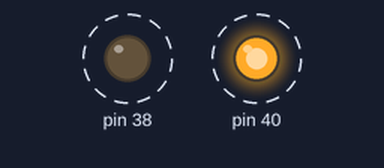
This program was run on a simulated Raspberry Pi (header pin numbers). Parts: output pins drawn as LEDs (lit = HIGH). Dashed ring = blinking.

Above: at 0.5 s.
Timing chart, 0 to 4.6 s (numbered marks = the images above):
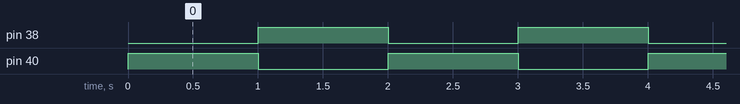

Measured:
- by itself, pin 38, pin 40: alternates HIGH for 1.0 s and LOW for 1.0 s

The program:

blink_led_2.py
```python
import RPi.GPIO as GPIO # Import Raspberry Pi GPIO library
from time import sleep # Import the sleep function from the time module

GPIO.setwarnings(False) # Ignore warning for now
GPIO.setmode(GPIO.BOARD) # Use physical pin numbering
GPIO.setup(40, GPIO.OUT, initial=GPIO.LOW) # Set pin 8 to be an output pin and set initial value to low (off)
GPIO.setup(38, GPIO.OUT, initial=GPIO.LOW) # Set pin 8 to be an output pin and set initial value to low (off)

while True: # Run forever
 GPIO.output(40, GPIO.HIGH) # Turn on
 GPIO.output(38, GPIO.LOW) # Turn on
 sleep(1) # Sleep for 1 second
 GPIO.output(40, GPIO.LOW) # Turn off
 GPIO.output(38, GPIO.HIGH) # Turn off
 sleep(1) # Sleep for 1 second
```
